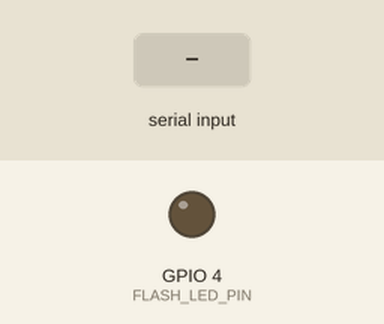
A sketch run on a simulated ESP32. Parts: output pins drawn as LEDs (lit = HIGH). The inputs (shaded band) are chosen by the test bench. WiFi joins after 1.5 s; servers stay silent unless stated; uploads are accepted with an empty reply; the camera gives no picture; what the sketch prints to the serial monitor is not drawn.

Above: at 5.1 s.
5.2 s: "CAPTURE\n" received over Serial
At 5.28 s:
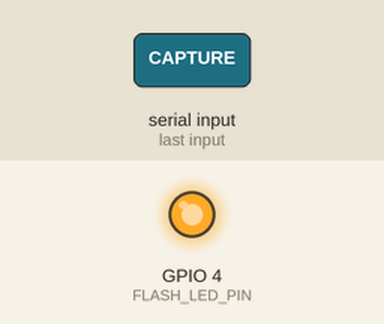
Timing chart, 0 to 8.2 s (numbered marks = the images above; inputs shaded):
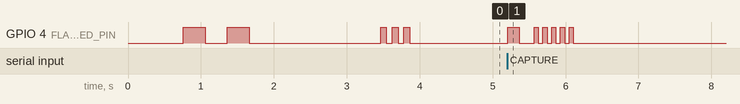

Measured:
- after the input at 5.2 s, GPIO 4 (FLASH_LED_PIN): goes HIGH 0.16 s, LOW 0.20 s, 4 × (HIGH 0.06 s, LOW 0.06 s), HIGH 0.06 s, then LOW, starting at once

The sketch:

cam_firmware.ino
```cpp
/**
 * SmartPark – ESP32-CAM AI Thinker  (Single-File)
 * =================================================
 * Board: "AI Thinker ESP32-CAM"
 *
 * UART לתקשורת עם DEVKITC:
 *   GPIO1 (U0TX) → DEVKITC RX (GPIO16)
 *   GPIO3 (U0RX) ← DEVKITC TX (GPIO17)
 *
 * ⚠️  נתק את מתאם ה-USB מה-CAM לפני הפעלת המערכת!
 *     פעל את ה-CAM מ-5V/GND של ה-DEVKITC.
 */

// ============================================================
//  CONFIGURATION
// ============================================================
#define WIFI_SSID        "GranadierR"
#define WIFI_PASSWORD    "0528909491"
#define SERVER_URL       "http://192.168.1.67:5000"
#define GATE_TYPE        "entry"   // "entry" או "exit"

#define DEVKIT_UART_BAUD  115200
#define FLASH_LED_PIN     4
#define HTTP_TIMEOUT_MS   20000

// Camera pin mapping – AI Thinker (אל תשנה!)
#define PWDN_GPIO_NUM     32
#define RESET_GPIO_NUM    -1
#define XCLK_GPIO_NUM      0
#define SIOD_GPIO_NUM     26
#define SIOC_GPIO_NUM     27
#define Y9_GPIO_NUM       35
#define Y8_GPIO_NUM       34
#define Y7_GPIO_NUM       39
#define Y6_GPIO_NUM       36
#define Y5_GPIO_NUM       21
#define Y4_GPIO_NUM       19
#define Y3_GPIO_NUM       18
#define Y2_GPIO_NUM        5
#define VSYNC_GPIO_NUM    25
#define HREF_GPIO_NUM     23
#define PCLK_GPIO_NUM     22

// ============================================================
//  INCLUDES
// ============================================================
#include "esp_camera.h"
#include <WiFi.h>
#include <HTTPClient.h>

// ============================================================
//  Simple JSON helpers (no extra library needed)
// ============================================================
static bool jsonBool(const String& j, const char* key) {
  String s = String('"') + key + "\":";
  int i = j.indexOf(s);
  if (i < 0) return false;
  i += s.length();
  while (i < (int)j.length() && j[i] == ' ') i++;
  return j.substring(i, i + 4) == "true";
}

static String jsonStr(const String& j, const char* key) {
  String s = String('"') + key + "\":\"";
  int i = j.indexOf(s);
  if (i < 0) return "";
  i += s.length();
  int e = j.indexOf('"', i);
  if (e < 0) return "";
  return j.substring(i, e);
}

// ============================================================
//  LED helpers
// ============================================================
void ledBlink(int times, int onMs = 120, int offMs = 120) {
  for (int i = 0; i < times; i++) {
    digitalWrite(FLASH_LED_PIN, HIGH); delay(onMs);
    digitalWrite(FLASH_LED_PIN, LOW);  delay(offMs);
  }
}

// ============================================================
//  CAMERA  (AI Thinker OV2640)
// ============================================================
bool initCamera() {
  camera_config_t cfg = {};
  cfg.ledc_channel = LEDC_CHANNEL_0;
  cfg.ledc_timer   = LEDC_TIMER_0;
  cfg.pin_d0 = Y2_GPIO_NUM; cfg.pin_d1 = Y3_GPIO_NUM;
  cfg.pin_d2 = Y4_GPIO_NUM; cfg.pin_d3 = Y5_GPIO_NUM;
  cfg.pin_d4 = Y6_GPIO_NUM; cfg.pin_d5 = Y7_GPIO_NUM;
  cfg.pin_d6 = Y8_GPIO_NUM; cfg.pin_d7 = Y9_GPIO_NUM;
  cfg.pin_xclk     = XCLK_GPIO_NUM;
  cfg.pin_pclk     = PCLK_GPIO_NUM;
  cfg.pin_vsync    = VSYNC_GPIO_NUM;
  cfg.pin_href     = HREF_GPIO_NUM;
  cfg.pin_sscb_sda = SIOD_GPIO_NUM;
  cfg.pin_sscb_scl = SIOC_GPIO_NUM;
  cfg.pin_pwdn     = PWDN_GPIO_NUM;
  cfg.pin_reset    = RESET_GPIO_NUM;
  cfg.xclk_freq_hz = 20000000;
  cfg.pixel_format = PIXFORMAT_JPEG;
  cfg.fb_location  = CAMERA_FB_IN_PSRAM;
  // VGA (640x480) – good balance of quality vs upload speed for OCR
  cfg.frame_size   = FRAMESIZE_VGA;
  cfg.jpeg_quality = 8;   // lower = better quality (1-63)
  cfg.fb_count     = psramFound() ? 2 : 1;

  if (esp_camera_init(&cfg) != ESP_OK) return false;

  sensor_t *s = esp_camera_sensor_get();
  if (s) {
    s->set_brightness(s,  1);
    s->set_saturation(s, -1);
    s->set_sharpness(s,   1);
  }
  return true;
}

// Warm up: first frame after init is often under-exposed – discard it
void warmupCamera() {
  camera_fb_t* fb = esp_camera_fb_get();
  if (fb) esp_camera_fb_return(fb);
  delay(200);
}

// ============================================================
//  WIFI
// ============================================================
void connectWiFi() {
  WiFi.mode(WIFI_STA);
  WiFi.begin(WIFI_SSID, WIFI_PASSWORD);
  int waited = 0;
  while (WiFi.status() != WL_CONNECTED) {
    delay(500);
    waited += 500;
    if (waited >= 30000) {   // 30 s – restart and try again
      ESP.restart();
    }
  }
}

bool ensureWiFi() {
  if (WiFi.status() == WL_CONNECTED) return true;
  WiFi.reconnect();
  for (int i = 0; i < 20; i++) {   // wait up to 10 s
    if (WiFi.status() == WL_CONNECTED) return true;
    delay(500);
  }
  return false;
}

// ============================================================
//  SETUP
// ============================================================
void handleCapture();  // forward declaration

void setup() {
  Serial.begin(DEVKIT_UART_BAUD);
  delay(200);
  Serial.flush();   // clear any noise on the line

  pinMode(FLASH_LED_PIN, OUTPUT);
  digitalWrite(FLASH_LED_PIN, LOW);

  // Camera init – rapid blink on failure
  if (!initCamera()) {
    while (true) {
      ledBlink(5, 60, 60);
      Serial.println("ERROR");
      delay(3000);
    }
  }
  warmupCamera();

  // WiFi – slow blink while connecting
  ledBlink(2, 300, 300);
  connectWiFi();

  // 3 quick blinks = WiFi OK + ready
  ledBlink(3, 80, 80);

  // Tell the DevKit (and anyone monitoring) we are alive
  Serial.println("READY");
  Serial.flush();
}

// ============================================================
//  LOOP
// ============================================================
void loop() {
  if (Serial.available()) {
    String cmd = Serial.readStringUntil('\n');
    cmd.trim();
    if (cmd == "CAPTURE") {
      handleCapture();
    }
    // ignore anything else (noise, partial bytes, etc.)
  }
  delay(10);
}

// ============================================================
//  CAPTURE + POST TO SERVER
// ============================================================
void handleCapture() {
  if (!ensureWiFi()) {
    Serial.println("ERROR");
    Serial.flush();
    return;
  }

  // Flash on – capture
  digitalWrite(FLASH_LED_PIN, HIGH);
  delay(100);   // let auto-exposure settle
  camera_fb_t* fb = esp_camera_fb_get();
  digitalWrite(FLASH_LED_PIN, LOW);

  if (!fb) {
    Serial.println("ERROR");
    Serial.flush();
    return;
  }

  // POST JPEG to server
  HTTPClient http;
  String url = String(SERVER_URL) + "/api/plates/recognize?gate_type=" + GATE_TYPE;
  http.begin(url);
  http.addHeader("Content-Type", "image/jpeg");
  http.setTimeout(HTTP_TIMEOUT_MS);

  int code = http.POST(const_cast<uint8_t*>(fb->buf), fb->len);
  esp_camera_fb_return(fb);

  if (code != 200) {
    http.end();
    Serial.println("ERROR");
    Serial.flush();
    return;
  }

  String body = http.getString();
  http.end();

  // Parse JSON response (no external library)
  bool   approved  = jsonBool(body, "approved");
  String empName   = jsonStr(body, "employee_name");
  String eventType = jsonStr(body, "event_type");
  String reason    = jsonStr(body, "reason");
  if (eventType.isEmpty()) eventType = "entry";
  if (reason.isEmpty())    reason    = "Access denied";

  if (approved) {
    Serial.printf("APPROVED:%s:%s\n", empName.c_str(), eventType.c_str());
    ledBlink(2, 200, 100);   // 2 long blinks = approved
  } else {
    Serial.printf("DENIED:%s\n", reason.c_str());
    ledBlink(5, 60, 60);     // rapid blinks = denied
  }
  Serial.flush();
}
```
